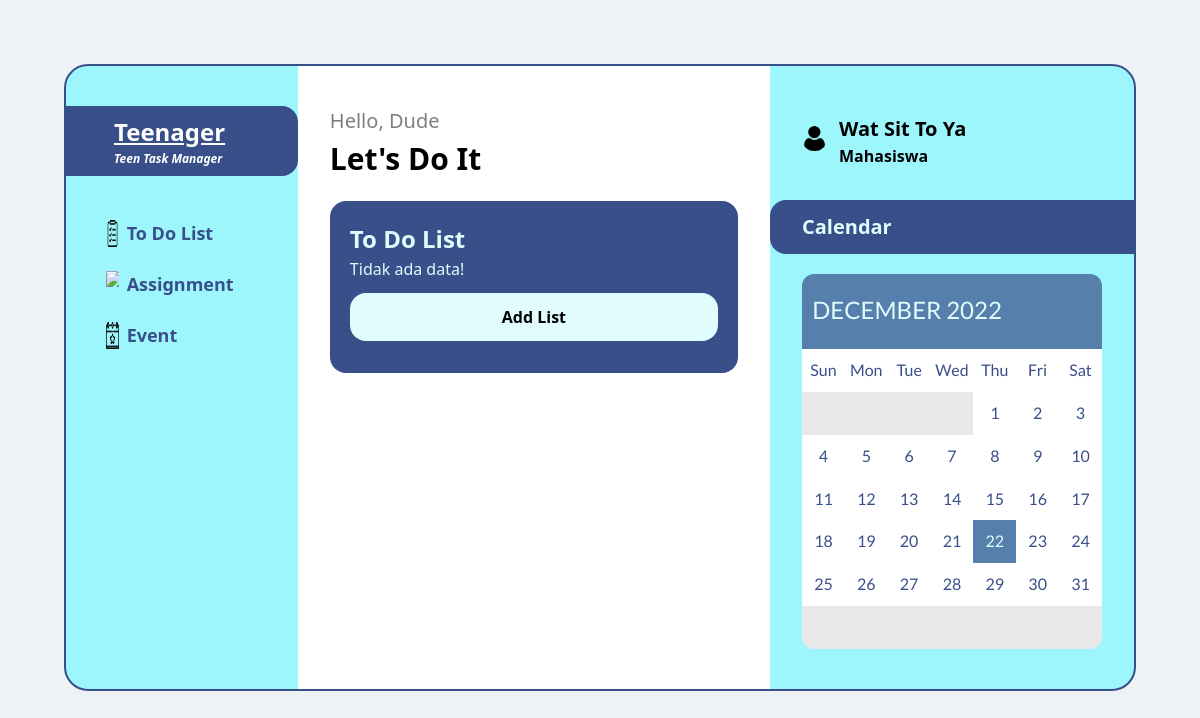
Before: / with the older database file.
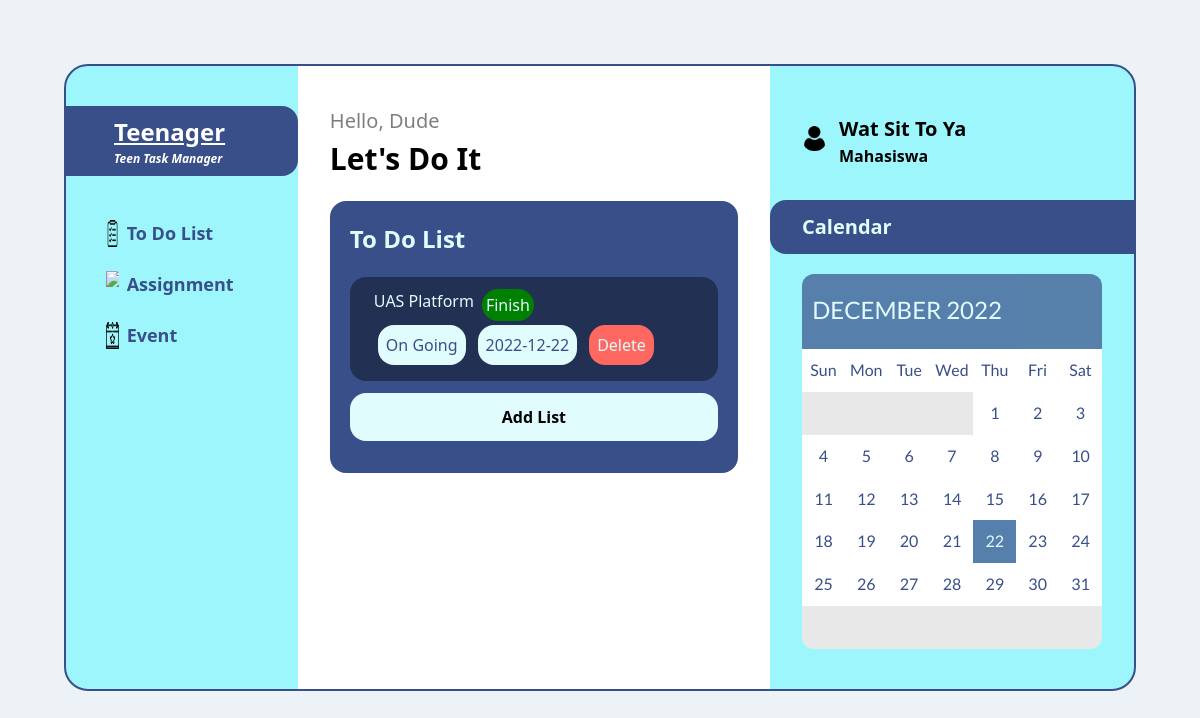
After: the same page with the newer database file.
### tables this page shows
CREATE TABLE `todo` (
  `id_toDo` int(11) NOT NULL,
  `description` varchar(255) NOT NULL,
  `date` date NOT NULL,
  `status` tinyint(1) NOT NULL
);

### index.php (the view, shortened to what this page needs)
<!DOCTYPE html>
<html lang="en">
<head>
	<link rel="stylesheet" href="index.css" />
	<link rel="stylesheet" href="https://cdn.tailwindcss.com" />
	<link href="https://unpkg.com/tailwindcss@^1.0/dist/tailwind.min.css" rel="stylesheet" />
	<link rel="stylesheet" href="https://netdna.bootstrapcdn.com/font-awesome/3.2.1/css/font-awesome.css" />
</head>
<body class="bg-gray-200">
	<div id="main" class="flex m-16 rounded-3xl">
		<div id="leftSection" class="inline-block my-10 w-3/12">
			<div class="title rounded-r-2xl p-2">
				<h2 class="text-2xl px-10 font-semibold underline text-white">Teenager</h2>
				<h4 class="text-xs px-10 font-semibold italic text-white">Teen Task Manager</h4>
			</div>
			<div class="category flex mt-8 p-3 px-10 rounded-r-md font-semibold cursor-pointer" onclick="window.location.href='index.php'">
				<img src="assets\to-do-list.png" class="w-1/12 inline-block" />
				<h3 class="inline-block text-lg ml-2 cursor-pointer">To Do List</h3>
			</div>
			<div class="category flex p-3 px-10 rounded-r-md font-semibold cursor-pointer" onclick="window.location.href='assignment/assignment.php'">
				<img src="assets\assignment.png" class="w-1/12 inline-block" />
				<h3 class="inline-block text-lg ml-2 cursor-pointer">Assignment</h3>
			</div>
			<div class="category flex p-3 px-10 rounded-r-md font-semibold cursor-pointer" onclick="window.location.href='event/event.php'">
				<img src="assets\event.png" class="w-1/12 inline-block" />
				<h3 class="inline-block text-lg ml-2 cursor-pointer">Event</h3>
			</div>
		</div>
		<div id="centerSection" class="inline-block p-8">
			<h1 class="text-xl mt-2 opacity-50">Hello, Dude</h1>
			<h3 class="text-3xl font-bold">Let's Do It</h3>
			<div class="todo p-5 rounded-2xl mt-5">
				<h3 class="text-2xl font-bold">To Do List</h3>
				<?php
					include('koneksi.php');
					$query = mysqli_query($conn, "SELECT * FROM todo") or die(mysqli_error($conn));
					if (mysqli_num_rows($query) == 0) {
						echo '<tr><td>Tidak ada data!</td></tr>';
					}
					while($data = mysqli_fetch_assoc($query)) {
						echo '<div class="task mt-5 p-3 rounded-2xl">
							<div class="flex">
								<p name="description" class="inline-block ml-3">
									'.$data['description'].'
								</p>
								<button name="submit" value="true" class="updateStatus ml-2 p-1 rounded-2xl text-center inline-block">Finish</button>
							</div>';
							if ($data['status'] == 1) {
								$status = "Done";
							} else if ($data['status'] == 0) {
								$status = "On Going";
							}
							echo '<div class="flex my-1">
							<p name="status" class="status ml-4 p-2 rounded-2xl text-center inline-block">'.$status.'</p>
								<p class="status ml-3 p-2 rounded-2xl text-center inline-block">'.$data['date'].'</p>
								<a href="hapus.php?id='.$data['id_toDo'].'" class="delete ml-3 p-2 rounded-2xl text-center inline-block cursor-pointer hover:font-semibold">Delete</a>
							</div>
						</div>';
					}
				?>
				<button class="addList my-3 p-3 rounded-2xl font-semibold hover:font-bold" onclick="window.location.href='toDo/input-todolist.php'">Add List</button>
			</div>
		</div>
		<div id="rightSection" class="inline-block my-10">
			<div class="user flex py-2 mx-8">
				<img src="assets\user.png" class="inline-block my-3 rounded-xl" />
				<div class="inline-block">
					<h3 class="ml-3 text-xl font-semibold">Wat Sit To Ya</h3>
					<p class="ml-3 font-semibold">Mahasiswa</p>
				</div>
			</div>
			<div class="calendar mt-6">
				<h3 class="my-5 py-3 px-8 font-semibold text-xl rounded-l-2xl">Calendar</h3>
				<div id="calendar" class="mx-8">
					<div id="calendar_header">
						<h1></h1>
					</div>
					<div id="calendar_weekdays"></div>
					<div id="calendar_content"></div>
				</div>
			</div>
		</div>
	</div>
</body>
</html>

### index.css (style rules this page uses)
#main { background-color: #9df6fc; border: 2px #394f89 solid; }
#leftSection .title { background-color: #394f89; }
#leftSection .category { color: #394f89; }
#centerSection { width: 50%; background-color: #ffffff; }
#centerSection .addList { color: #000000; background-color: #e0fcfd; width: 100%; }
#centerSection .todo { color: #e0fcfd; background-color: #394f89; }
#centerSection .todo .status { color: #394f89; background-color: #e0fcfd; }
#centerSection .todo .delete { color: #e0fcfd; background-color: #ff6860; }
#centerSection .todo .updateStatus { color: #e0fcfd; background-color: green; }
#centerSection .todo .task { background-color: #223054; }
.task p { text-align: justify; }
#rightSection img { width: 25px; height: 25px; }
.calendar h3 { background-color: #394f89; color: #e0fcfd; }
#calendar { width: 200px; font-family: "Lato", sans-serif; }
#calendar_content, #calendar_weekdays, #calendar_header { position: relative; width: 300px; overflow: hidden; float: left; z-index: 10; cursor: pointer; }
#calendar_content { -webkit-border-radius: 0px 0px 12px 12px; -moz-border-radius: 0px 0px 12px 12px; border-radius: 0px 0px 12px 12px; }
#calendar_header, #calendar_content div.today { zoom: 1; filter: alpha(opacity=70); opacity: 0.7; }
#calendar_header { width: 100%; height: 37px; text-align: center; background-color: #ff6860; padding: 18px 0; -webkit-border-radius: 12px 12px 0px 0px; -moz-border-radius: 12px 12px 0px 0px; border-radius: 12px 12px 0px 0px; }
#calendar_header h1 { font-size: 1.5em; color: #ffffff; float: left; width: 70%; }

Changed rows visible on the page:
added todo: description "UAS Platform", status "On Going", date "2022-12-22"
Other visible differences:
text no longer shown: "Tidak ada data!"
